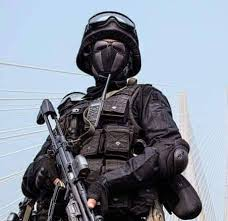
#> input picture Image Resizing and shaping/images.jpg, 228 x 221 px, found by its file name
$ python rotation.py
#> lines starting #> are read from the running program, lines starting #| are printed output that depends on the picture
import cv2

image = cv2.imread(r"Image Resizing and shaping\images.jpg")
#> image is the input picture: shape (221, 228, 3); mean B, G, R 153.2, 140.1, 132

if image is None:
     print("Could not load image")
else:
    (h, w) = image.shape[:2]
#> h = 221; w = 228

    center = (w//2, h//2)
#> center = (114, 110)
    M = cv2.getRotationMatrix2D(center, 90, 1.0)
#> M = [[6.12e-17, 1, 4], [-1, 6.12e-17, 224]]
    rotated = cv2.warpAffine(image, M, (w, h))
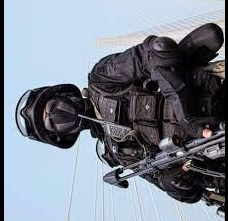
#> rotated: shape (221, 228, 3); mean B, G, R 146, 133.5, 125.9

    cv2.imshow("Orignal", image)
    cv2.imshow("Rotated 90 degree", rotated)

    cv2.waitKey(0)
    cv2.destroyAllWindows
